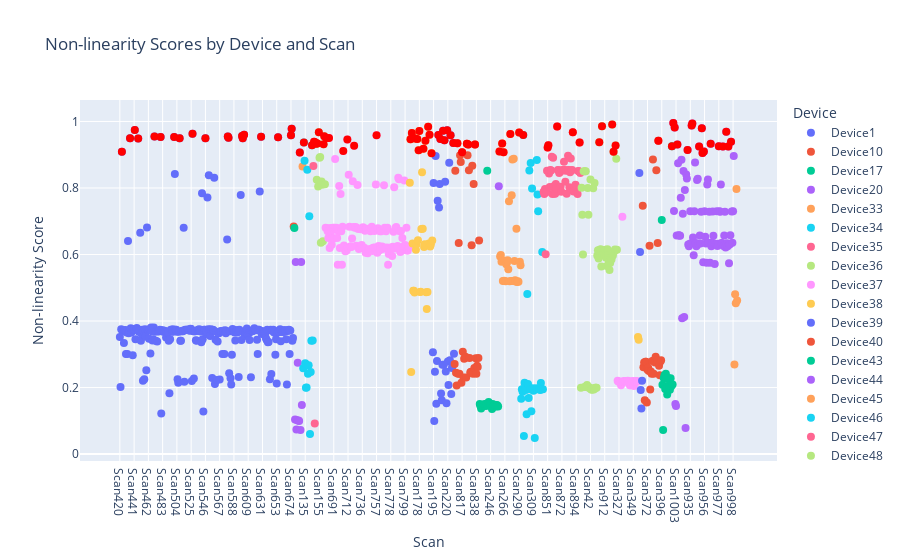

The notebook cell this image was saved under:
### Code cell
# Create a new column to highlight scores above 0.90
pid_nonlinearity['highlight'] = pid_nonlinearity['non_linearity_score'] > 0.90

# Create the plot
fig = px.scatter(pid_nonlinearity, x='scan', y='non_linearity_score', color='device',
                 hover_data=['device', 'scan', 'non_linearity_score'],
                 labels={'non_linearity_score': 'Non-linearity Score',
                         'scan': 'Scan',
                         'device': 'Device'},
                 title='Non-linearity Scores by Device and Scan')

# Highlight points with score > 0.90
fig.add_trace(px.scatter(pid_nonlinearity[pid_nonlinearity['highlight']], x='scan', y='non_linearity_score',
                         color_discrete_sequence=['red'],
                         hover_data=['device', 'scan', 'non_linearity_score']).data[0])

# Update layout for better readability
fig.update_layout(legend_title_text='Device')
fig.update_traces(marker=dict(size=8))

# Show the plot
fig.show()

### Figure 1 — Plotly figure (JSON) as saved in the notebook; plotly's stock layout.template omitted (floating-point values rounded to 4 significant figures; data arrays with more than 128 entries replaced by an {"elided": "..."} marker saying what was removed)
{"data": [{"customdata": {"elided": "256x1 str values"}, "hovertemplate": "Device=%{customdata[0]}<br>Scan=%{x}<br>Non-linearity Score=%{y}<extra></extra>", "legendgroup": "Device1", "marker": {"color": "#636efa", "size": 8, "symbol": "circle"}, "mode": "markers", "name": "Device1", "orientation": "v", "showlegend": true, "type": "scatter", "x": {"elided": "256 str values"}, "xaxis": "x", "y": {"elided": "256 float values"}, "yaxis": "y"}, {"customdata": [["Device10"]], "hovertemplate": "Device=%{customdata[0]}<br>Scan=%{x}<br>Non-linearity Score=%{y}<extra></extra>", "legendgroup": "Device10", "marker": {"color": "#EF553B", "size": 8, "symbol": "circle"}, "mode": "markers", "name": "Device10", "orientation": "v", "showlegend": true, "type": "scatter", "x": ["Scan12"], "xaxis": "x", "y": [0.6846], "yaxis": "y"}, {"customdata": [["Device17"]], "hovertemplate": "Device=%{customdata[0]}<br>Scan=%{x}<br>Non-linearity Score=%{y}<extra></extra>", "legendgroup": "Device17", "marker": {"color": "#00cc96", "size": 8, "symbol": "circle"}, "mode": "markers", "name": "Device17", "orientation": "v", "showlegend": true, "type": "scatter", "x": ["Scan844"], "xaxis": "x", "y": [0.6799], "yaxis": "y"}, {"customdata": [["Device20"], ["Device20"], ["Device20"], ["Device20"], ["Device20"], ["Device20"], ["Device20"], ["Device20"], ["Device20"], ["Device20"], ["Device20"]], "hovertemplate": "Device=%{customdata[0]}<br>Scan=%{x}<br>Non-linearity Score=%{y}<extra></extra>", "legendgroup": "Device20", "marker": {"color": "#ab63fa", "size": 8, "symbol": "circle"}, "mode": "markers", "name": "Device20", "orientation": "v", "showlegend": true, "type": "scatter", "x": ["Scan54", "Scan55", "Scan56", "Scan60", "Scan61", "Scan62", "Scan63", "Scan64", "Scan69", "Scan70", "Scan71"], "xaxis": "x", "y": [0.1037, 0.5773, 0.07407, 0.1015, 0.2745, 0.1011, 0.09922, 0.9066, 0.07267, 0.5773, 0.1474], "yaxis": "y"}, {"customdata": [["Device33"]], "hovertemplate": "Device=%{customdata[0]}<br>Scan=%{x}<br>Non-linearity Score=%{y}<extra></extra>", "legendgroup": "Device33", "marker": {"color": "#FFA15A", "size": 8, "symbol": "circle"}, "mode": "markers", "name": "Device33", "orientation": "v", "showlegend": true, "type": "scatter", "x": ["Scan120"], "xaxis": "x", "y": [0.8648], "yaxis": "y"}, {"customdata": [["Device34"], ["Device34"], ["Device34"], ["Device34"], ["Device34"], ["Device34"], ["Device34"], ["Device34"], ["Device34"], ["Device34"], ["Device34"], ["Device34"], ["Device34"], ["Device34"], ["Device34"]], "hovertemplate": "Device=%{customdata[0]}<br>Scan=%{x}<br>Non-linearity Score=%{y}<extra></extra>", "legendgroup": "Device34", "marker": {"color": "#19d3f3", "size": 8, "symbol": "circle"}, "mode": "markers", "name": "Device34", "orientation": "v", "showlegend": true, "type": "scatter", "x": ["Scan131", "Scan132", "Scan134", "Scan135", "Scan136", "Scan138", "Scan139", "Scan140", "Scan142", "Scan143", "Scan144", "Scan146", "Scan46", "Scan48", "Scan50"], "xaxis": "x", "y": [0.2579, 0.9365, 0.8818, 0.2727, 0.1992, 0.2004, 0.8551, 0.2413, 0.2672, 0.7149, 0.06061, 0.2465, 0.3407, 0.9288, 0.3419], "yaxis": "y"}, {"customdata": [["Device35"], ["Device35"], ["Device35"], ["Device35"]], "hovertemplate": "Device=%{customdata[0]}<br>Scan=%{x}<br>Non-linearity Score=%{y}<extra></extra>", "legendgroup": "Device35", "marker": {"color": "#FF6692", "size": 8, "symbol": "circle"}, "mode": "markers", "name": "Device35", "orientation": "v", "showlegend": true, "type": "scatter", "x": ["Scan147", "Scan148", "Scan150", "Scan678"], "xaxis": "x", "y": [0.8665, 0.9389, 0.09184, 0.9366], "yaxis": "y"}, {"customdata": [["Device36"], ["Device36"], ["Device36"], ["Device36"], ["Device36"], ["Device36"], ["Device36"], ["Device36"], ["Device36"], ["Device36"], ["Device36"], ["Device36"], ["Device36"], ["Device36"]], "hovertemplate": "Device=%{customdata[0]}<br>Scan=%{x}<br>Non-linearity Score=%{y}<extra></extra>", "legendgroup": "Device36", "marker": {"color": "#B6E880", "size": 8, "symbol": "circle"}, "mode": "markers", "name": "Device36", "orientation": "v", "showlegend": true, "type": "scatter", "x": ["Scan149", "Scan151", "Scan152", "Scan153", "Scan154", "Scan155", "Scan156", "Scan157", "Scan158", "Scan159", "Scan160", "Scan161", "Scan162", "Scan163"], "xaxis": "x", "y": [0.9331, 0.8246, 0.9337, 0.8046, 0.9673, 0.8912, 0.8929, 0.6354, 0.8192, 0.8094, 0.6397, 0.9317, 0.9555, 0.8113], "yaxis": "y"}, {"customdata": [["Device37"], ["Device37"], ["Device37"], ["Device37"], ["Device37"], ["Device37"], ["Device37"], ["Device37"], ["Device37"], ["Device37"], ["Device37"], ["Device37"], ["Device37"], ["Device37"], ["Device37"], ["Device37"], ["Device37"], ["Device37"], ["Device37"], ["Device37"], ["Device37"], ["Device37"], ["Device37"], ["Device37"], ["Device37"], ["Device37"], ["Device37"], ["Device37"], ["Device37"], ["Device37"], ["Device37"], ["Device37"], ["Device37"], ["Device37"], ["Device37"], ["Device37"], ["Device37"], ["Device37"], ["Device37"], ["Device37"], ["Device37"], ["Device37"], ["Device37"], ["Device37"], ["Device37"], ["Device37"], ["Device37"], ["Device37"], ["Device37"], ["Device37"], ["Device37"], ["Device37"], ["Device37"], ["Device37"], ["Device37"], ["Device37"], ["Device37"], ["Device37"], ["Device37"], ["Device37"], ["Device37"], ["Device37"], ["Device37"], ["Device37"], ["Device37"], ["Device37"], ["Device37"], ["Device37"], ["Device37"], ["Device37"], ["Device37"], ["Device37"], ["Device37"], ["Device37"], ["Device37"], ["Device37"], ["Device37"], ["Device37"], ["Device37"], ["Device37"], ["Device37"], ["Device37"], ["Device37"], ["Device37"], ["Device37"], ["Device37"], ["Device37"], ["Device37"], ["Device37"], ["Device37"], ["Device37"], ["Device37"], ["Device37"], ["Device37"], ["Device37"], ["Device37"], ["Device37"], ["Device37"], ["Device37"], ["Device37"], ["Device37"], ["Device37"], ["Device37"], ["Device37"], ["Device37"], ["Device37"], ["Device37"], ["Device37"], ["Device37"], ["Device37"], ["Device37"], ["Device37"], ["Device37"], ["Device37"], ["Device37"], ["Device37"], ["Device37"], ["Device37"], ["Device37"], ["Device37"], ["Device37"], ["Device37"], ["Device37"], ["Device37"]], "hovertemplate": "Device=%{customdata[0]}<br>Scan=%{x}<br>Non-linearity Score=%{y}<extra></extra>", "legendgroup": "Device37", "marker": {"color": "#FF97FF", "size": 8, "symbol": "circle"}, "mode": "markers", "name": "Device37", "orientation": "v", "showlegend": true, "type": "scatter", "x": ["Scan679", "Scan680", "Scan681", "Scan682", "Scan683", "Scan684", "Scan685", "Scan686", "Scan687", "Scan688", "Scan689", "Scan690", "Scan691", "Scan692", "Scan693", "Scan694", "Scan695", "Scan696", "Scan697", "Scan698", "Scan699", "Scan700", "Scan701", "Scan702", "Scan703", "Scan704", "Scan705", "Scan706", "Scan707", "Scan708", "Scan709", "Scan710", "Scan711", "Scan712", "Scan713", "Scan714", "Scan715", "Scan716", "Scan717", "Scan718", "Scan719", "Scan720", "Scan721", "Scan725", "Scan726", "Scan727", "Scan728", "Scan729", "Scan730", "Scan731", "Scan732", "Scan733", "Scan734", "Scan735", "Scan736", "Scan737", "Scan738", "Scan739", "Scan740", "Scan741", "Scan742", "Scan743", "Scan744", "Scan745", "Scan746", "Scan747", "Scan748", "Scan749", "Scan750", "Scan751", "Scan752", "Scan753", "Scan754", "Scan755", "Scan756", "Scan757", "Scan758", "Scan759", "Scan760", "Scan761", "Scan762", "Scan763", "Scan764", "Scan765", "Scan766", "Scan767", "Scan768", "Scan769", "Scan770", "Scan771", "Scan772", "Scan773", "Scan774", "Scan775", "Scan776", "Scan777", "Scan778", "Scan779", "Scan780", "Scan781", "Scan782", "Scan783", "Scan784", "Scan785", "Scan786", "Scan787", "Scan788", "Scan789", "Scan790", "Scan791", "Scan792", "Scan793", "Scan794", "Scan795", "Scan796", "Scan797", "Scan798", "Scan799", "Scan800", "Scan801", "Scan802", "Scan803", "Scan804", "Scan805"], "xaxis": "x", "y": [0.6805, 0.9503, 0.6793, 0.6697, 0.6496, 0.95, 0.6193, 0.6799, 0.6685, 0.6294, 0.6497, 0.6805, 0.648, 0.6805, 0.8869, 0.676, 0.6805, 0.6498, 0.5696, 0.6696, 0.8059, 0.6196, 0.7818, 0.6697, 0.5696, 0.6835, 0.911, 0.6275, 0.6208, 0.6098, 0.6121, 0.6123, 0.9458, 0.6204, 0.8401, 0.6835, 0.6229, 0.6247, 0.6224, 0.6485, 0.8201, 0.6829, 0.9272, 0.6805, 0.6829, 0.6266, 0.6805, 0.809, 0.6767, 0.6168, 0.625, 0.6211, 0.676, 0.6289, 0.6196, 0.6819, 0.6799, 0.62, 0.6715, 0.6053, 0.6773, 0.6123, 0.6035, 0.6135, 0.676, 0.6168, 0.6697, 0.6799, 0.6835, 0.6108, 0.62, 0.62, 0.6709, 0.6209, 0.8105, 0.9584, 0.605, 0.679, 0.6255, 0.6123, 0.6697, 0.6193, 0.6696, 0.6245, 0.6168, 0.6211, 0.8082, 0.6805, 0.6198, 0.6697, 0.6208, 0.6803, 0.5696, 0.6012, 0.6202, 0.6158, 0.62, 0.6168, 0.5957, 0.6232, 0.6685, 0.8026, 0.6189, 0.6805, 0.6825, 0.6184, 0.6253, 0.8306, 0.8263, 0.6697, 0.6078, 0.6709, 0.6116, 0.6497, 0.6184, 0.6247, 0.8224, 0.6287, 0.6204, 0.6805, 0.6123, 0.6119, 0.6213, 0.6243], "yaxis": "y"}, {"customdata": [["Device38"], ["Device38"], ["Device38"], ["Device38"], ["Device38"], ["Device38"], ["Device38"], ["Device38"], ["Device38"], ["Device38"], ["Device38"], ["Device38"], ["Device38"], ["Device38"], ["Device38"], ["Device38"], ["Device38"], ["Device38"], ["Device38"], ["Device38"], ["Device38"], ["Device38"], ["Device38"], ["Device38"], ["Device38"], ["Device38"], ["Device38"], ["Device38"], ["Device38"], ["Device38"], ["Device38"], ["Device38"], ["Device38"], ["Device38"]], "hovertemplate": "Device=%{customdata[0]}<br>Scan=%{x}<br>Non-linearity Score=%{y}<extra></extra>", "legendgroup": "Device38", "marker": {"color": "#FECB52", "size": 8, "symbol": "circle"}, "mode": "markers", "name": "Device38", "orientation": "v", "showlegend": true, "type": "scatter", "x": ["Scan164", "Scan165", "Scan166", "Scan167", "Scan168", "Scan169", "Scan170", "Scan171", "Scan172", "Scan173", "Scan174", "Scan175", "Scan176", "Scan177", "Scan178", "Scan179", "Scan180", "Scan181", "Scan182", "Scan183", "Scan184", "Scan185", "Scan186", "Scan187", "Scan188", "Scan189", "Scan190", "Scan191", "Scan192", "Scan193", "Scan196", "Scan197", "Scan198", "Scan199"], "xaxis": "x", "y": [0.816, 0.9469, 0.2471, 0.9653, 0.6332, 0.4908, 0.4908, 0.4857, 0.9488, 0.6143, 0.6311, 0.947, 0.643, 0.9137, 0.9713, 0.4874, 0.4882, 0.6766, 0.8473, 0.6777, 0.9176, 0.6226, 0.6311, 0.9422, 0.4865, 0.4361, 0.4874, 0.984, 0.6329, 0.9599, 0.6239, 0.6311, 0.9042, 0.6424], "yaxis": "y"}, {"customdata": [["Device39"], ["Device39"], ["Device39"], ["Device39"], ["Device39"], ["Device39"], ["Device39"], ["Device39"], ["Device39"], ["Device39"], ["Device39"], ["Device39"], ["Device39"], ["Device39"], ["Device39"], ["Device39"], ["Device39"], ["Device39"], ["Device39"], ["Device39"], ["Device39"], ["Device39"], ["Device39"], ["Device39"], ["Device39"], ["Device39"], ["Device39"], ["Device39"], ["Device39"], ["Device39"], ["Device39"], ["Device39"]], "hovertemplate": "Device=%{customdata[0]}<br>Scan=%{x}<br>Non-linearity Score=%{y}<extra></extra>", "legendgroup": "Device39", "marker": {"color": "#636efa", "size": 8, "symbol": "circle"}, "mode": "markers", "name": "Device39", "orientation": "v", "showlegend": true, "type": "scatter", "x": ["Scan194", "Scan195", "Scan200", "Scan201", "Scan202", "Scan203", "Scan204", "Scan205", "Scan206", "Scan207", "Scan208", "Scan209", "Scan210", "Scan211", "Scan212", "Scan213", "Scan214", "Scan215", "Scan216", "Scan217", "Scan218", "Scan219", "Scan220", "Scan221", "Scan222", "Scan223", "Scan225", "Scan226", "Scan227", "Scan228", "Scan229", "Scan230"], "xaxis": "x", "y": [0.3062, 0.8147, 0.09932, 0.2473, 0.896, 0.1511, 0.2796, 0.762, 0.9591, 0.741, 0.8118, 0.9477, 0.1818, 0.1616, 0.2685, 0.9724, 0.2685, 0.9432, 0.8189, 0.2486, 0.1526, 0.9735, 0.2784, 0.2076, 0.8761, 0.2823, 0.9585, 0.1804, 0.259, 0.2663, 0.9352, 0.3019], "yaxis": "y"}, {"customdata": [["Device40"], ["Device40"], ["Device40"], ["Device40"], ["Device40"], ["Device40"], ["Device40"], ["Device40"], ["Device40"], ["Device40"], ["Device40"], ["Device40"], ["Device40"], ["Device40"], ["Device40"], ["Device40"], ["Device40"], ["Device40"], ["Device40"], ["Device40"], ["Device40"], ["Device40"], ["Device40"], ["Device40"], ["Device40"], ["Device40"], ["Device40"], ["Device40"], ["Device40"], ["Device40"], ["Device40"], ["Device40"], ["Device40"], ["Device40"], ["Device40"], ["Device40"], ["Device40"]], "hovertemplate": "Device=%{customdata[0]}<br>Scan=%{x}<br>Non-linearity Score=%{y}<extra></extra>", "legendgroup": "Device40", "marker": {"color": "#EF553B", "size": 8, "symbol": "circle"}, "mode": "markers", "name": "Device40", "orientation": "v", "showlegend": true, "type": "scatter", "x": ["Scan806", "Scan807", "Scan808", "Scan809", "Scan810", "Scan811", "Scan812", "Scan813", "Scan814", "Scan815", "Scan816", "Scan817", "Scan818", "Scan819", "Scan820", "Scan821", "Scan822", "Scan823", "Scan824", "Scan825", "Scan826", "Scan827", "Scan828", "Scan829", "Scan830", "Scan831", "Scan832", "Scan833", "Scan834", "Scan835", "Scan836", "Scan837", "Scan838", "Scan839", "Scan840", "Scan841", "Scan842"], "xaxis": "x", "y": [0.2708, 0.8518, 0.2442, 0.2063, 0.9343, 0.2418, 0.635, 0.2417, 0.8982, 0.8781, 0.2145, 0.9076, 0.3077, 0.2303, 0.287, 0.2891, 0.2928, 0.2305, 0.9327, 0.8988, 0.9308, 0.8537, 0.2891, 0.2456, 0.2478, 0.6282, 0.8671, 0.2417, 0.8119, 0.259, 0.9309, 0.2878, 0.2418, 0.2655, 0.2622, 0.2886, 0.6423], "yaxis": "y"}, {"customdata": [["Device43"], ["Device43"], ["Device43"], ["Device43"], ["Device43"], ["Device43"], ["Device43"], ["Device43"], ["Device43"], ["Device43"], ["Device43"], ["Device43"], ["Device43"], ["Device43"], ["Device43"], ["Device43"], ["Device43"], ["Device43"], ["Device43"], ["Device43"], ["Device43"], ["Device43"], ["Device43"], ["Device43"], ["Device43"], ["Device43"], ["Device43"], ["Device43"]], "hovertemplate": "Device=%{customdata[0]}<br>Scan=%{x}<br>Non-linearity Score=%{y}<extra></extra>", "legendgroup": "Device43", "marker": {"color": "#00cc96", "size": 8, "symbol": "circle"}, "mode": "markers", "name": "Device43", "orientation": "v", "showlegend": true, "type": "scatter", "x": ["Scan224", "Scan231", "Scan232", "Scan233", "Scan234", "Scan235", "Scan236", "Scan237", "Scan238", "Scan239", "Scan240", "Scan241", "Scan242", "Scan243", "Scan244", "Scan245", "Scan246", "Scan247", "Scan248", "Scan249", "Scan250", "Scan251", "Scan252", "Scan253", "Scan254", "Scan255", "Scan256", "Scan257"], "xaxis": "x", "y": [0.1503, 0.1448, 0.1368, 0.1458, 0.1477, 0.1474, 0.1477, 0.1503, 0.1458, 0.1448, 0.1503, 0.8521, 0.1477, 0.1565, 0.1458, 0.1503, 0.1458, 0.1477, 0.1358, 0.1509, 0.1448, 0.1429, 0.1474, 0.1458, 0.1429, 0.1477, 0.1458, 0.1429], "yaxis": "y"}, {"customdata": [["Device44"]], "hovertemplate": "Device=%{customdata[0]}<br>Scan=%{x}<br>Non-linearity Score=%{y}<extra></extra>", "legendgroup": "Device44", "marker": {"color": "#ab63fa", "size": 8, "symbol": "circle"}, "mode": "markers", "name": "Device44", "orientation": "v", "showlegend": true, "type": "scatter", "x": ["Scan843"], "xaxis": "x", "y": [0.8052], "yaxis": "y"}, {"customdata": [["Device45"], ["Device45"], ["Device45"], ["Device45"], ["Device45"], ["Device45"], ["Device45"], ["Device45"], ["Device45"], ["Device45"], ["Device45"], ["Device45"], ["Device45"], ["Device45"], ["Device45"], ["Device45"], ["Device45"], ["Device45"], ["Device45"], ["Device45"], ["Device45"], ["Device45"], ["Device45"], ["Device45"], ["Device45"], ["Device45"], ["Device45"], ["Device45"], ["Device45"], ["Device45"], ["Device45"], ["Device45"]], "hovertemplate": "Device=%{customdata[0]}<br>Scan=%{x}<br>Non-linearity Score=%{y}<extra></extra>", "legendgroup": "Device45", "marker": {"color": "#FFA15A", "size": 8, "symbol": "circle"}, "mode": "markers", "name": "Device45", "orientation": "v", "showlegend": true, "type": "scatter", "x": ["Scan258", "Scan259", "Scan260", "Scan261", "Scan262", "Scan263", "Scan264", "Scan265", "Scan266", "Scan267", "Scan268", "Scan269", "Scan270", "Scan271", "Scan272", "Scan273", "Scan274", "Scan275", "Scan276", "Scan277", "Scan278", "Scan281", "Scan283", "Scan284", "Scan285", "Scan286", "Scan287", "Scan288", "Scan289", "Scan290", "Scan291", "Scan292"], "xaxis": "x", "y": [0.9094, 0.5938, 0.5988, 0.5784, 0.9336, 0.5204, 0.9073, 0.5212, 0.5813, 0.5194, 0.5711, 0.5762, 0.5825, 0.556, 0.7601, 0.5195, 0.9624, 0.5204, 0.7785, 0.8856, 0.5204, 0.8879, 0.5805, 0.5226, 0.5185, 0.6773, 0.5177, 0.5194, 0.5178, 0.9667, 0.5784, 0.5675], "yaxis": "y"}, {"customdata": [["Device46"], ["Device46"], ["Device46"], ["Device46"], ["Device46"], ["Device46"], ["Device46"], ["Device46"], ["Device46"], ["Device46"], ["Device46"], ["Device46"], ["Device46"], ["Device46"], ["Device46"], ["Device46"], ["Device46"], ["Device46"], ["Device46"], ["Device46"], ["Device46"], ["Device46"], ["Device46"], ["Device46"], ["Device46"], ["Device46"], ["Device46"], ["Device46"], ["Device46"], ["Device46"], ["Device46"], ["Device46"], ["Device46"]], "hovertemplate": "Device=%{customdata[0]}<br>Scan=%{x}<br>Non-linearity Score=%{y}<extra></extra>", "legendgroup": "Device46", "marker": {"color": "#19d3f3", "size": 8, "symbol": "circle"}, "mode": "markers", "name": "Device46", "orientation": "v", "showlegend": true, "type": "scatter", "x": ["Scan279", "Scan280", "Scan282", "Scan293", "Scan295", "Scan296", "Scan297", "Scan298", "Scan299", "Scan300", "Scan301", "Scan302", "Scan303", "Scan304", "Scan305", "Scan306", "Scan307", "Scan308", "Scan309", "Scan310", "Scan311", "Scan312", "Scan313", "Scan314", "Scan316", "Scan317", "Scan318", "Scan319", "Scan320", "Scan321", "Scan322", "Scan323", "Scan324"], "xaxis": "x", "y": [0.1667, 0.1947, 0.1873, 0.959, 0.05466, 0.2145, 0.2033, 0.1928, 0.1198, 0.4811, 0.2105, 0.1683, 0.8529, 0.1947, 0.8749, 0.129, 0.7986, 0.1976, 0.1902, 0.1947, 0.04851, 0.1942, 0.1981, 0.8843, 0.7805, 0.7297, 0.1962, 0.1947, 0.1923, 0.2138, 0.1947, 0.6075, 0.1947], "yaxis": "y"}, {"customdata": [["Device47"], ["Device47"], ["Device47"], ["Device47"], ["Device47"], ["Device47"], ["Device47"], ["Device47"], ["Device47"], ["Device47"], ["Device47"], ["Device47"], ["Device47"], ["Device47"], ["Device47"], ["Device47"], ["Device47"], ["Device47"], ["Device47"], ["Device47"], ["Device47"], ["Device47"], ["Device47"], ["Device47"], ["Device47"], ["Device47"], ["Device47"], ["Device47"], ["Device47"], ["Device47"], ["Device47"], ["Device47"], ["Device47"], ["Device47"], ["Device47"], ["Device47"], ["Device47"], ["Device47"], ["Device47"], ["Device47"], ["Device47"], ["Device47"], ["Device47"], ["Device47"], ["Device47"], ["Device47"], ["Device47"], ["Device47"], ["Device47"], ["Device47"], ["Device47"], ["Device47"], ["Device47"], ["Device47"], ["Device47"]], "hovertemplate": "Device=%{customdata[0]}<br>Scan=%{x}<br>Non-linearity Score=%{y}<extra></extra>", "legendgroup": "Device47", "marker": {"color": "#FF6692", "size": 8, "symbol": "circle"}, "mode": "markers", "name": "Device47", "orientation": "v", "showlegend": true, "type": "scatter", "x": ["Scan845", "Scan846", "Scan847", "Scan848", "Scan849", "Scan850", "Scan851", "Scan852", "Scan853", "Scan854", "Scan855", "Scan856", "Scan857", "Scan858", "Scan859", "Scan860", "Scan861", "Scan862", "Scan863", "Scan864", "Scan865", "Scan866", "Scan867", "Scan868", "Scan869", "Scan870", "Scan871", "Scan872", "Scan873", "Scan874", "Scan875", "Scan876", "Scan877", "Scan878", "Scan879", "Scan880", "Scan881", "Scan882", "Scan883", "Scan884", "Scan885", "Scan886", "Scan887", "Scan888", "Scan889", "Scan890", "Scan891", "Scan893", "Scan894", "Scan895", "Scan897", "Scan898", "Scan899", "Scan900", "Scan901"], "xaxis": "x", "y": [0.7887, 0.7823, 0.797, 0.6009, 0.7874, 0.8522, 0.9219, 0.9288, 0.8437, 0.8029, 0.854, 0.8526, 0.8939, 0.7822, 0.8907, 0.8049, 0.7836, 0.7829, 0.8117, 0.7995, 0.9847, 0.854, 0.8531, 0.8454, 0.848, 0.8035, 0.7887, 0.8526, 0.854, 0.8531, 0.8792, 0.854, 0.8191, 0.8522, 0.7829, 0.8535, 0.897, 0.854, 0.8026, 0.847, 0.8889, 0.8526, 0.854, 0.9673, 0.7898, 0.7911, 0.8041, 0.8095, 0.8024, 0.7874, 0.7816, 0.8508, 0.8504, 0.9368, 0.8453], "yaxis": "y"}, {"customdata": [["Device48"], ["Device48"], ["Device48"], ["Device48"], ["Device48"], ["Device48"], ["Device48"], ["Device48"], ["Device48"], ["Device48"], ["Device48"], ["Device48"], ["Device48"], ["Device48"], ["Device48"], ["Device48"], ["Device48"], ["Device48"], ["Device48"], ["Device48"], ["Device48"], ["Device48"], ["Device48"], ["Device48"], ["Device48"], ["Device48"], ["Device48"], ["Device48"], ["Device48"], ["Device48"], ["Device48"], ["Device48"], ["Device48"], ["Device48"], ["Device48"], ["Device48"], ["Device48"], ["Device48"], ["Device48"], ["Device48"], ["Device48"], ["Device48"], ["Device48"], ["Device48"], ["Device48"], ["Device48"], ["Device48"], ["Device48"], ["Device48"], ["Device48"], ["Device48"], ["Device48"], ["Device48"], ["Device48"]], "hovertemplate": "Device=%{customdata[0]}<br>Scan=%{x}<br>Non-linearity Score=%{y}<extra></extra>", "legendgroup": "Device48", "marker": {"color": "#B6E880", "size": 8, "symbol": "circle"}, "mode": "markers", "name": "Device48", "orientation": "v", "showlegend": true, "type": "scatter", "x": ["Scan126", "Scan127", "Scan128", "Scan129", "Scan294", "Scan315", "Scan333", "Scan362", "Scan364", "Scan373", "Scan376", "Scan394", "Scan397", "Scan407", "Scan42", "Scan43", "Scan44", "Scan45", "Scan47", "Scan49", "Scan51", "Scan52", "Scan53", "Scan68", "Scan896", "Scan902", "Scan903", "Scan904", "Scan905", "Scan906", "Scan907", "Scan908", "Scan909", "Scan910", "Scan911", "Scan912", "Scan913", "Scan914", "Scan915", "Scan916", "Scan917", "Scan918", "Scan919", "Scan920", "Scan922", "Scan923", "Scan924", "Scan925", "Scan926", "Scan927", "Scan931", "Scan932", "Scan933", "Scan934"], "xaxis": "x", "y": [0.1995, 0.8006, 0.7193, 0.6002, 0.8501, 0.2014, 0.8501, 0.8506, 0.2019, 0.2074, 0.8002, 0.7194, 0.1986, 0.2005, 0.8259, 0.1943, 0.1943, 0.1943, 0.7994, 0.1943, 0.815, 0.1995, 0.1995, 0.1995, 0.5973, 0.6126, 0.5882, 0.9379, 0.6143, 0.6159, 0.5641, 0.9858, 0.6129, 0.6134, 0.6136, 0.5963, 0.6143, 0.5905, 0.5657, 0.6159, 0.5978, 0.5773, 0.5534, 0.5745, 0.5909, 0.585, 0.9912, 0.5969, 0.9093, 0.609, 0.615, 0.9276, 0.8878, 0.6143], "yaxis": "y"}, {"customdata": [["Device49"], ["Device49"], ["Device49"], ["Device49"], ["Device49"], ["Device49"], ["Device49"], ["Device49"], ["Device49"], ["Device49"], ["Device49"], ["Device49"], ["Device49"], ["Device49"], ["Device49"], ["Device49"], ["Device49"], ["Device49"], ["Device49"], ["Device49"], ["Device49"], ["Device49"], ["Device49"], ["Device49"], ["Device49"], ["Device49"], ["Device49"], ["Device49"], ["Device49"], ["Device49"]], "hovertemplate": "Device=%{customdata[0]}<br>Scan=%{x}<br>Non-linearity Score=%{y}<extra></extra>", "legendgroup": "Device49", "marker": {"color": "#FF97FF", "size": 8, "symbol": "circle"}, "mode": "markers", "name": "Device49", "orientation": "v", "showlegend": true, "type": "scatter", "x": ["Scan325", "Scan326", "Scan327", "Scan328", "Scan329", "Scan330", "Scan331", "Scan332", "Scan334", "Scan335", "Scan336", "Scan337", "Scan338", "Scan339", "Scan340", "Scan341", "Scan342", "Scan343", "Scan344", "Scan345", "Scan346", "Scan347", "Scan348", "Scan349", "Scan350", "Scan351", "Scan352", "Scan353", "Scan354", "Scan355"], "xaxis": "x", "y": [0.2205, 0.2181, 0.2174, 0.217, 0.2174, 0.2067, 0.2165, 0.7137, 0.2189, 0.2181, 0.2189, 0.2185, 0.2194, 0.2194, 0.2185, 0.2205, 0.217, 0.2174, 0.2067, 0.2067, 0.2125, 0.2185, 0.2194, 0.2165, 0.2047, 0.2163, 0.2174, 0.2194, 0.2194, 0.2178], "yaxis": "y"}, {"customdata": [["Device50"], ["Device50"]], "hovertemplate": "Device=%{customdata[0]}<br>Scan=%{x}<br>Non-linearity Score=%{y}<extra></extra>", "legendgroup": "Device50", "marker": {"color": "#FECB52", "size": 8, "symbol": "circle"}, "mode": "markers", "name": "Device50", "orientation": "v", "showlegend": true, "type": "scatter", "x": ["Scan356", "Scan357"], "xaxis": "x", "y": [0.3518, 0.3434], "yaxis": "y"}, {"customdata": [["Device52"], ["Device52"], ["Device52"], ["Device52"], ["Device52"]], "hovertemplate": "Device=%{customdata[0]}<br>Scan=%{x}<br>Non-linearity Score=%{y}<extra></extra>", "legendgroup": "Device52", "marker": {"color": "#636efa", "size": 8, "symbol": "circle"}, "mode": "markers", "name": "Device52", "orientation": "v", "showlegend": true, "type": "scatter", "x": ["Scan358", "Scan359", "Scan360", "Scan361", "Scan363"], "xaxis": "x", "y": [0.8452, 0.6073, 0.1927, 0.1373, 0.2207], "yaxis": "y"}, {"customdata": [["Device53"], ["Device53"], ["Device53"], ["Device53"], ["Device53"], ["Device53"], ["Device53"], ["Device53"], ["Device53"], ["Device53"], ["Device53"], ["Device53"], ["Device53"], ["Device53"], ["Device53"], ["Device53"], ["Device53"], ["Device53"], ["Device53"], ["Device53"], ["Device53"], ["Device53"], ["Device53"], ["Device53"], ["Device53"], ["Device53"], ["Device53"], ["Device53"]], "hovertemplate": "Device=%{customdata[0]}<br>Scan=%{x}<br>Non-linearity Score=%{y}<extra></extra>", "legendgroup": "Device53", "marker": {"color": "#EF553B", "size": 8, "symbol": "circle"}, "mode": "markers", "name": "Device53", "orientation": "v", "showlegend": true, "type": "scatter", "x": ["Scan365", "Scan366", "Scan367", "Scan368", "Scan369", "Scan370", "Scan371", "Scan372", "Scan374", "Scan375", "Scan377", "Scan378", "Scan379", "Scan380", "Scan381", "Scan382", "Scan383", "Scan384", "Scan385", "Scan386", "Scan387", "Scan388", "Scan389", "Scan390", "Scan391", "Scan392", "Scan393", "Scan395"], "xaxis": "x", "y": [0.7469, 0.2614, 0.2755, 0.1615, 0.2775, 0.2775, 0.1549, 0.2536, 0.2593, 0.25, 0.6261, 0.194, 0.2486, 0.2414, 0.2798, 0.8858, 0.2414, 0.2818, 0.2755, 0.2928, 0.8532, 0.2829, 0.6347, 0.9422, 0.2657, 0.2371, 0.2786, 0.2818], "yaxis": "y"}, {"customdata": [["Device54"], ["Device54"], ["Device54"], ["Device54"], ["Device54"], ["Device54"], ["Device54"], ["Device54"], ["Device54"], ["Device54"], ["Device54"], ["Device54"], ["Device54"], ["Device54"], ["Device54"], ["Device54"], ["Device54"]], "hovertemplate": "Device=%{customdata[0]}<br>Scan=%{x}<br>Non-linearity Score=%{y}<extra></extra>", "legendgroup": "Device54", "marker": {"color": "#00cc96", "size": 8, "symbol": "circle"}, "mode": "markers", "name": "Device54", "orientation": "v", "showlegend": true, "type": "scatter", "x": ["Scan396", "Scan398", "Scan399", "Scan400", "Scan401", "Scan402", "Scan403", "Scan404", "Scan405", "Scan406", "Scan408", "Scan409", "Scan410", "Scan411", "Scan412", "Scan413", "Scan416"], "xaxis": "x", "y": [0.7036, 0.2083, 0.07254, 0.2279, 0.2372, 0.196, 0.2418, 0.2276, 0.1793, 0.2279, 0.2279, 0.2078, 0.1935, 0.2279, 0.2038, 0.9259, 0.2091], "yaxis": "y"}, {"customdata": [["Device55"], ["Device55"], ["Device55"], ["Device55"], ["Device55"], ["Device55"], ["Device55"], ["Device55"], ["Device55"], ["Device55"], ["Device55"], ["Device55"], ["Device55"], ["Device55"], ["Device55"], ["Device55"], ["Device55"], ["Device55"], ["Device55"], ["Device55"], ["Device55"], ["Device55"], ["Device55"], ["Device55"], ["Device55"], ["Device55"], ["Device55"], ["Device55"], ["Device55"], ["Device55"], ["Device55"], ["Device55"], ["Device55"], ["Device55"], ["Device55"], ["Device55"], ["Device55"], ["Device55"], ["Device55"], ["Device55"], ["Device55"], ["Device55"], ["Device55"], ["Device55"], ["Device55"], ["Device55"], ["Device55"], ["Device55"], ["Device55"], ["Device55"], ["Device55"], ["Device55"], ["Device55"], ["Device55"], ["Device55"], ["Device55"], ["Device55"], ["Device55"], ["Device55"], ["Device55"], ["Device55"], ["Device55"], ["Device55"], ["Device55"], ["Device55"], ["Device55"], ["Device55"], ["Device55"], ["Device55"], ["Device55"], ["Device55"], ["Device55"], ["Device55"], ["Device55"], ["Device55"], ["Device55"], ["Device55"], ["Device55"], ["Device55"], ["Device55"], ["Device55"], ["Device55"], ["Device55"], ["Device55"], ["Device55"], ["Device55"], ["Device55"], ["Device55"], ["Device55"], ["Device55"]], "hovertemplate": "Device=%{customdata[0]}<br>Scan=%{x}<br>Non-linearity Score=%{y}<extra></extra>", "legendgroup": "Device55", "marker": {"color": "#ab63fa", "size": 8, "symbol": "circle"}, "mode": "markers", "name": "Device55", "orientation": "v", "showlegend": true, "type": "scatter", "x": ["Scan1", "Scan1000", "Scan1001", "Scan1002", "Scan1003", "Scan31", "Scan33", "Scan34", "Scan35", "Scan36", "Scan37", "Scan38", "Scan39", "Scan40", "Scan41", "Scan615", "Scan644", "Scan722", "Scan723", "Scan724", "Scan892", "Scan921", "Scan928", "Scan929", "Scan930", "Scan935", "Scan936", "Scan937", "Scan938", "Scan939", "Scan940", "Scan941", "Scan942", "Scan943", "Scan944", "Scan945", "Scan946", "Scan947", "Scan948", "Scan949", "Scan950", "Scan951", "Scan952", "Scan953", "Scan954", "Scan955", "Scan956", "Scan957", "Scan958", "Scan959", "Scan960", "Scan961", "Scan962", "Scan963", "Scan964", "Scan965", "Scan966", "Scan967", "Scan968", "Scan969", "Scan970", "Scan971", "Scan972", "Scan973", "Scan974", "Scan975", "Scan976", "Scan977", "Scan978", "Scan979", "Scan980", "Scan981", "Scan982", "Scan983", "Scan984", "Scan985", "Scan986", "Scan987", "Scan988", "Scan989", "Scan990", "Scan991", "Scan992", "Scan993", "Scan994", "Scan995", "Scan996", "Scan997", "Scan998", "Scan999"], "xaxis": "x", "y": [0.9953, 0.7305, 0.9821, 0.1507, 0.1444, 0.6572, 0.9311, 0.8742, 0.6581, 0.6575, 0.6562, 0.7708, 0.8852, 0.4085, 0.7226, 0.8514, 0.4123, 0.7939, 0.07821, 0.8408, 0.8283, 0.9139, 0.6302, 0.6248, 0.6319, 0.7299, 0.6338, 0.9876, 0.9943, 0.6511, 0.5981, 0.7299, 0.8764, 0.6347, 0.625, 0.8242, 0.828, 0.6324, 0.9246, 0.6572, 0.6333, 0.7288, 0.98, 0.9053, 0.5767, 0.9095, 0.7299, 0.6533, 0.6331, 0.5754, 0.8108, 0.8259, 0.6352, 0.7288, 0.5754, 0.933, 0.6248, 0.6352, 0.7295, 0.6565, 0.6329, 0.5714, 0.6309, 0.6319, 0.7299, 0.6255, 0.6326, 0.9259, 0.7301, 0.7288, 0.8107, 0.6347, 0.634, 0.9247, 0.6255, 0.6571, 0.7288, 0.6214, 0.9693, 0.6338, 0.6245, 0.9247, 0.5739, 0.6302, 0.6578, 0.939, 0.7295, 0.6352, 0.7299, 0.8965], "yaxis": "y"}, {"customdata": [["Device56"], ["Device56"], ["Device56"], ["Device56"], ["Device56"]], "hovertemplate": "Device=%{customdata[0]}<br>Scan=%{x}<br>Non-linearity Score=%{y}<extra></extra>", "legendgroup": "Device56", "marker": {"color": "#FFA15A", "size": 8, "symbol": "circle"}, "mode": "markers", "name": "Device56", "orientation": "v", "showlegend": true, "type": "scatter", "x": ["Scan414", "Scan415", "Scan417", "Scan418", "Scan419"], "xaxis": "x", "y": [0.2694, 0.4806, 0.4538, 0.7968, 0.4615], "yaxis": "y"}, {"customdata": [["Device1"], ["Device1"], ["Device1"], ["Device1"], ["Device1"], ["Device1"], ["Device1"], ["Device1"], ["Device1"], ["Device1"], ["Device1"], ["Device1"], ["Device1"], ["Device1"], ["Device1"], ["Device1"], ["Device1"], ["Device1"], ["Device1"], ["Device20"], ["Device34"], ["Device34"], ["Device35"], ["Device35"], ["Device36"], ["Device36"], ["Device36"], ["Device36"], ["Device36"], ["Device37"], ["Device37"], ["Device37"], ["Device37"], ["Device37"], ["Device37"], ["Device38"], ["Device38"], ["Device38"], ["Device38"], ["Device38"], ["Device38"], ["Device38"], ["Device38"], ["Device38"], ["Device38"], ["Device38"], ["Device39"], ["Device39"], ["Device39"], ["Device39"], ["Device39"], ["Device39"], ["Device39"], ["Device40"], ["Device40"], ["Device40"], ["Device40"], ["Device40"], ["Device45"], ["Device45"], ["Device45"], ["Device45"], ["Device45"], ["Device46"], ["Device47"], ["Device47"], ["Device47"], ["Device47"], ["Device47"], ["Device48"], ["Device48"], ["Device48"], ["Device48"], ["Device48"], ["Device53"], ["Device54"], ["Device55"], ["Device55"], ["Device55"], ["Device55"], ["Device55"], ["Device55"], ["Device55"], ["Device55"], ["Device55"], ["Device55"], ["Device55"], ["Device55"], ["Device55"], ["Device55"], ["Device55"], ["Device55"]], "hovertemplate": "scan=%{x}<br>non_linearity_score=%{y}<br>device=%{customdata[0]}<extra></extra>", "legendgroup": "", "marker": {"color": "red", "size": 8, "symbol": "circle"}, "mode": "markers", "name": "", "orientation": "v", "showlegend": false, "type": "scatter", "x": ["Scan423", "Scan435", "Scan442", "Scan447", "Scan471", "Scan480", "Scan500", "Scan508", "Scan527", "Scan546", "Scan579", "Scan580", "Scan600", "Scan601", "Scan603", "Scan629", "Scan655", "Scan674", "Scan675", "Scan64", "Scan132", "Scan48", "Scan148", "Scan678", "Scan149", "Scan152", "Scan154", "Scan161", "Scan162", "Scan680", "Scan684", "Scan705", "Scan711", "Scan721", "Scan757", "Scan165", "Scan167", "Scan172", "Scan175", "Scan177", "Scan178", "Scan184", "Scan187", "Scan191", "Scan193", "Scan198", "Scan206", "Scan209", "Scan213", "Scan215", "Scan219", "Scan225", "Scan229", "Scan810", "Scan817", "Scan824", "Scan826", "Scan836", "Scan258", "Scan262", "Scan264", "Scan274", "Scan290", "Scan293", "Scan851", "Scan852", "Scan865", "Scan888", "Scan900", "Scan904", "Scan908", "Scan924", "Scan926", "Scan932", "Scan390", "Scan413", "Scan1", "Scan1001", "Scan33", "Scan921", "Scan937", "Scan938", "Scan948", "Scan952", "Scan953", "Scan955", "Scan965", "Scan977", "Scan983", "Scan988", "Scan991", "Scan995"], "xaxis": "x", "y": [0.9088, 0.9498, 0.9744, 0.9488, 0.9547, 0.9533, 0.9533, 0.9494, 0.9634, 0.9498, 0.9547, 0.9513, 0.9567, 0.9492, 0.96, 0.9542, 0.9529, 0.959, 0.9781, 0.9066, 0.9365, 0.9288, 0.9389, 0.9366, 0.9331, 0.9337, 0.9673, 0.9317, 0.9555, 0.9503, 0.95, 0.911, 0.9458, 0.9272, 0.9584, 0.9469, 0.9653, 0.9488, 0.947, 0.9137, 0.9713, 0.9176, 0.9422, 0.984, 0.9599, 0.9042, 0.9591, 0.9477, 0.9724, 0.9432, 0.9735, 0.9585, 0.9352, 0.9343, 0.9076, 0.9327, 0.9308, 0.9309, 0.9094, 0.9336, 0.9073, 0.9624, 0.9667, 0.959, 0.9219, 0.9288, 0.9847, 0.9673, 0.9368, 0.9379, 0.9858, 0.9912, 0.9093, 0.9276, 0.9422, 0.9259, 0.9953, 0.9821, 0.9311, 0.9139, 0.9876, 0.9943, 0.9246, 0.98, 0.9053, 0.9095, 0.933, 0.9259, 0.9247, 0.9693, 0.9247, 0.939], "yaxis": "y"}], "layout": {"legend": {"title": {"text": "Device"}, "tracegroupgap": 0}, "title": {"text": "Non-linearity Scores by Device and Scan"}, "xaxis": {"anchor": "y", "domain": [0, 1], "title": {"text": "Scan"}}, "yaxis": {"anchor": "x", "domain": [0, 1], "title": {"text": "Non-linearity Score"}}}}
